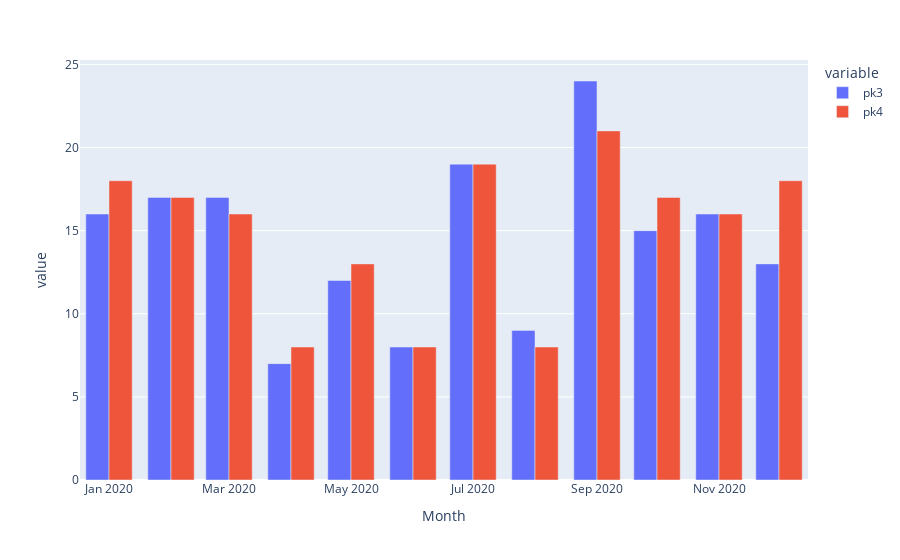

Notebook code for this chart:
### Code cell
px.bar(p_cmp, barmode='group')

### Figure 1 — Plotly figure (JSON) as saved in the notebook; plotly's stock layout.template omitted (floating-point values rounded to 4 significant figures)
{"data": [{"alignmentgroup": "True", "hovertemplate": "variable=pk3<br>Month=%{x}<br>value=%{y}<extra></extra>", "legendgroup": "pk3", "marker": {"color": "#636efa", "pattern": {"shape": ""}}, "name": "pk3", "offsetgroup": "pk3", "orientation": "v", "showlegend": true, "textposition": "auto", "type": "bar", "x": ["2020-01-01T00:00:00", "2020-02-01T00:00:00", "2020-03-01T00:00:00", "2020-04-01T00:00:00", "2020-05-01T00:00:00", "2020-06-01T00:00:00", "2020-07-01T00:00:00", "2020-08-01T00:00:00", "2020-09-01T00:00:00", "2020-10-01T00:00:00", "2020-11-01T00:00:00", "2020-12-01T00:00:00"], "xaxis": "x", "y": [16, 17, 17, 7, 12, 8, 19, 9, 24, 15, 16, 13], "yaxis": "y"}, {"alignmentgroup": "True", "hovertemplate": "variable=pk4<br>Month=%{x}<br>value=%{y}<extra></extra>", "legendgroup": "pk4", "marker": {"color": "#EF553B", "pattern": {"shape": ""}}, "name": "pk4", "offsetgroup": "pk4", "orientation": "v", "showlegend": true, "textposition": "auto", "type": "bar", "x": ["2020-01-01T00:00:00", "2020-02-01T00:00:00", "2020-03-01T00:00:00", "2020-04-01T00:00:00", "2020-05-01T00:00:00", "2020-06-01T00:00:00", "2020-07-01T00:00:00", "2020-08-01T00:00:00", "2020-09-01T00:00:00", "2020-10-01T00:00:00", "2020-11-01T00:00:00", "2020-12-01T00:00:00"], "xaxis": "x", "y": [18, 17, 16, 8, 13, 8, 19, 8, 21, 17, 16, 18], "yaxis": "y"}], "layout": {"barmode": "group", "legend": {"title": {"text": "variable"}, "tracegroupgap": 0}, "margin": {"t": 60}, "xaxis": {"anchor": "y", "domain": [0, 1], "title": {"text": "Month"}}, "yaxis": {"anchor": "x", "domain": [0, 1], "title": {"text": "value"}}}}
